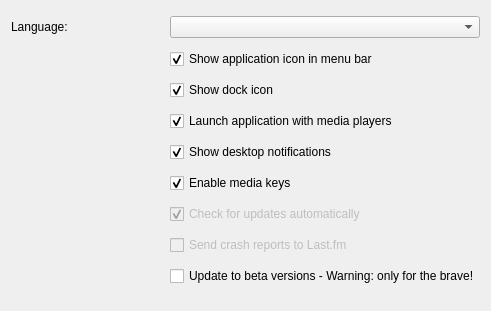
<?xml version="1.0" encoding="UTF-8"?>
<ui version="4.0">
 <class>GeneralSettingsWidget</class>
 <widget class="QWidget" name="GeneralSettingsWidget">
  <property name="geometry">
   <rect>
    <x>0</x>
    <y>0</y>
    <width>491</width>
    <height>311</height>
   </rect>
  </property>
  <property name="windowTitle">
   <string notr="true">Form</string>
  </property>
  <layout class="QGridLayout" name="gridLayout">
   <item row="7" column="1">
    <widget class="QCheckBox" name="updates">
     <property name="enabled">
      <bool>false</bool>
     </property>
     <property name="text">
      <string>Check for updates automatically</string>
     </property>
     <property name="checked">
      <bool>true</bool>
     </property>
    </widget>
   </item>
   <item row="3" column="1">
    <widget class="QCheckBox" name="launch">
     <property name="enabled">
      <bool>true</bool>
     </property>
     <property name="text">
      <string>Launch application with media players</string>
     </property>
     <property name="checked">
      <bool>true</bool>
     </property>
    </widget>
   </item>
   <item row="8" column="1">
    <widget class="QCheckBox" name="sendCrashReports">
     <property name="enabled">
      <bool>false</bool>
     </property>
     <property name="text">
      <string>Send crash reports to Last.fm</string>
     </property>
    </widget>
   </item>
   <item row="1" column="1">
    <widget class="QCheckBox" name="showAs">
     <property name="text">
      <string>Show application icon in menu bar</string>
     </property>
     <property name="checked">
      <bool>true</bool>
     </property>
    </widget>
   </item>
   <item row="11" column="1">
    <widget class="QCheckBox" name="beta">
     <property name="text">
      <string>Update to beta versions - Warning: only for the brave!</string>
     </property>
    </widget>
   </item>
   <item row="2" column="1">
    <widget class="QCheckBox" name="showDock">
     <property name="text">
      <string>Show dock icon</string>
     </property>
     <property name="checked">
      <bool>true</bool>
     </property>
    </widget>
   </item>
   <item row="5" column="1">
    <widget class="QCheckBox" name="mediaKeys">
     <property name="text">
      <string>Enable media keys</string>
     </property>
     <property name="checked">
      <bool>true</bool>
     </property>
    </widget>
   </item>
   <item row="4" column="1">
    <widget class="QCheckBox" name="notifications">
     <property name="enabled">
      <bool>true</bool>
     </property>
     <property name="text">
      <string>Show desktop notifications</string>
     </property>
     <property name="checked">
      <bool>true</bool>
     </property>
    </widget>
   </item>
   <item row="0" column="1">
    <widget class="QComboBox" name="languages">
     <property name="enabled">
      <bool>true</bool>
     </property>
    </widget>
   </item>
   <item row="0" column="0">
    <widget class="QLabel" name="languageLabel">
     <property name="text">
      <string>Language:</string>
     </property>
    </widget>
   </item>
  </layout>
 </widget>
 <resources/>
 <connections/>
</ui>
